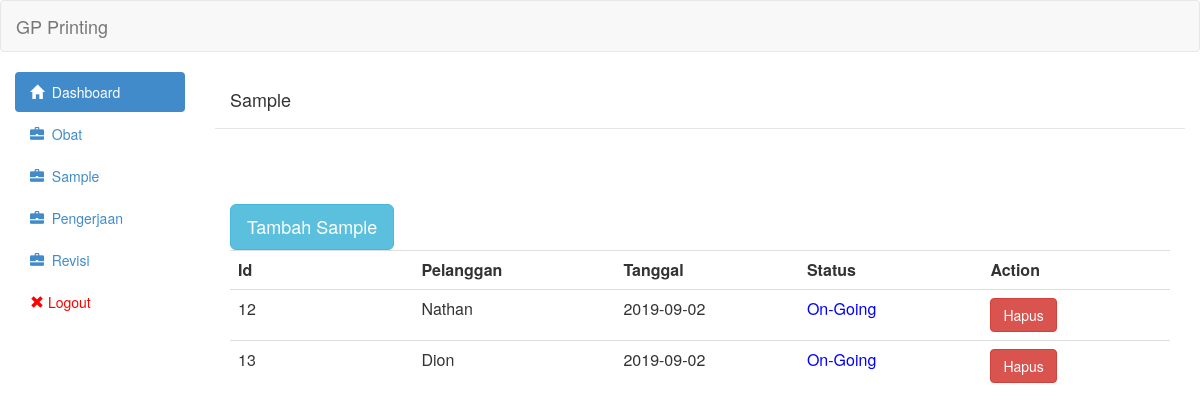
The app's page /view/sample.php (signed in), older data.
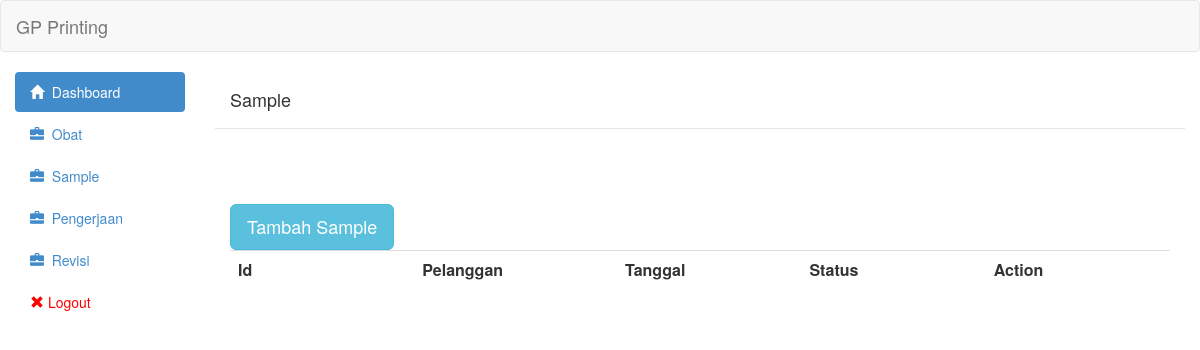
The same page, newer data.
### tables this page shows
CREATE TABLE `sample` (
  `id` int(11) NOT NULL,
  `id_pelanggan` int(11) NOT NULL,
  `tgl` date NOT NULL,
  `status` tinyint(1) NOT NULL DEFAULT 0,
  `biaya` int(11) NOT NULL
);

CREATE TABLE `pelanggan` (
  `id` int(11) NOT NULL,
  `nama` varchar(255) NOT NULL,
  `alamat` text NOT NULL,
  `no_telepon` varchar(255) NOT NULL
);

### controller/sample/sample_show.php (the view, shortened to what this page needs)
<?php
	include('../controller/config/linken.php');
	include('../controller/config/asset.php');
	$queryGetSample = "SELECT sample.id,pelanggan.nama,sample.status,sample.tgl FROM sample join pelanggan on sample.id_pelanggan = pelanggan.id where status != 2 ORDER BY sample.id ASC";
	$resultGetSample = mysqli_query($link,$queryGetSample) or die(mysqli_error($link));
	 echo "<table class='table table-hover'><tr>
                        <th class='col-md-1'>Id</th>
                        <th class='col-md-1'>Pelanggan</th>
                        <th class='col-md-1'>Tanggal</th>
						<th class='col-md-1'>Status</th>
                        <th class='col-md-1'>Action</th>
                        </tr>";
	while($row = mysqli_fetch_assoc($resultGetSample)){
	?>
                            <tr onclick='AjaxGetDetailSample(<?php echo $row["id"]?>)'>
								<td><?php echo $row['id']?></td>
                                <td><?php echo $row['nama']?></td>
                                <td><?php echo $row['tgl']?></td>
								<td><?php if($row['status']==1){
									echo "<span style='color:blue'>On-Going</span>";
									}else if($row['status']==2){
										echo "<span style='color:green'>Done</span>";
									}else{
										echo "<span style='color:red'>Idle</span>";
									}
								;?></td><td>
                                <a class='btn btn-danger' href='controller/sample/sample_delete.php?id="<?php echo $row["id"];?>"'>Hapus</a></td>
                            </tr>
<?php
	}
	echo "</table>"
	?>

Row changes from the older to the newer data that the page shows:
removed sample: id "12", id_pelanggan.nama "Nathan", tgl "2019-09-02", status "On-Going"
removed sample: id "13", id_pelanggan.nama "Dion", tgl "2019-09-02", status "On-Going"
